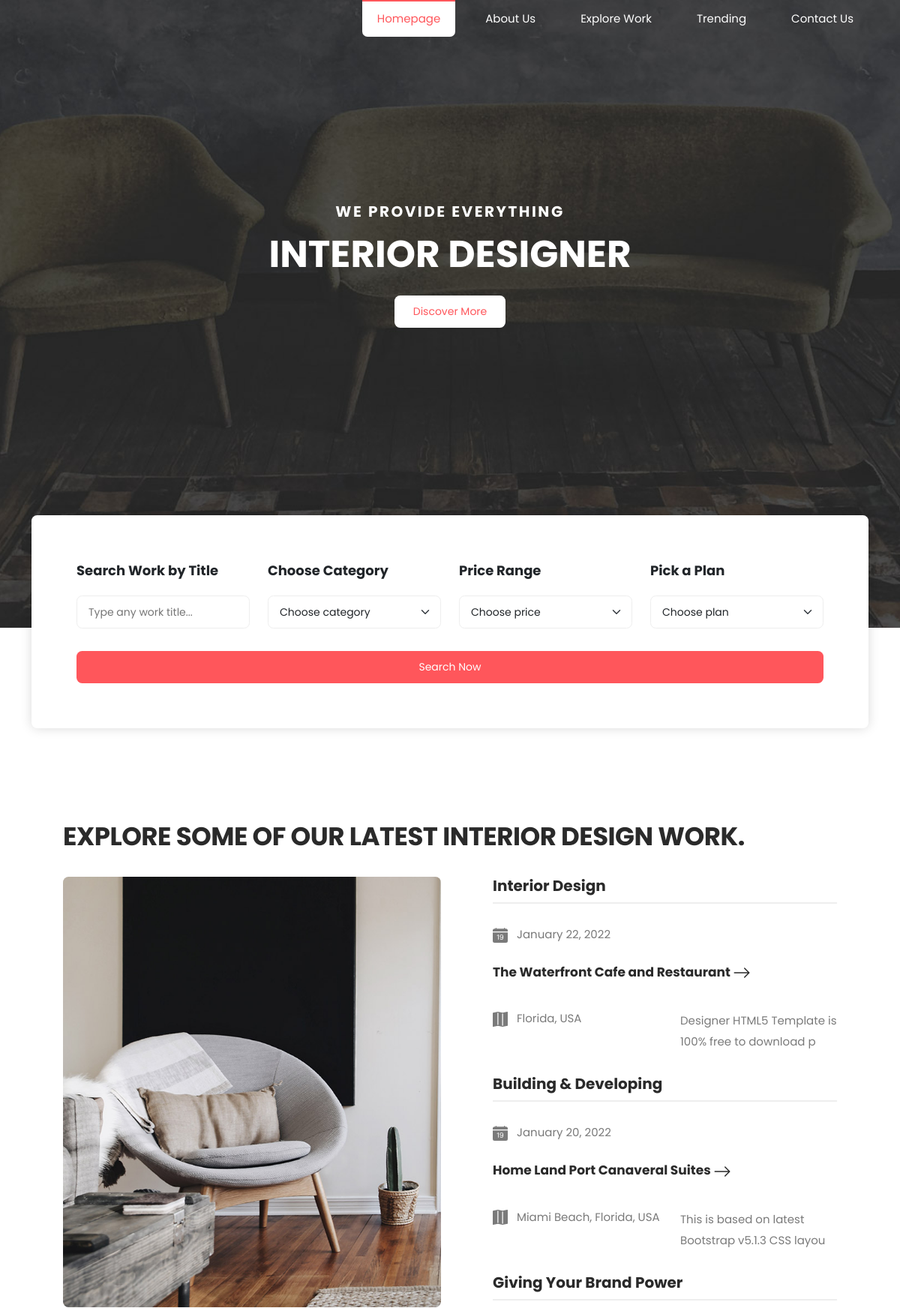
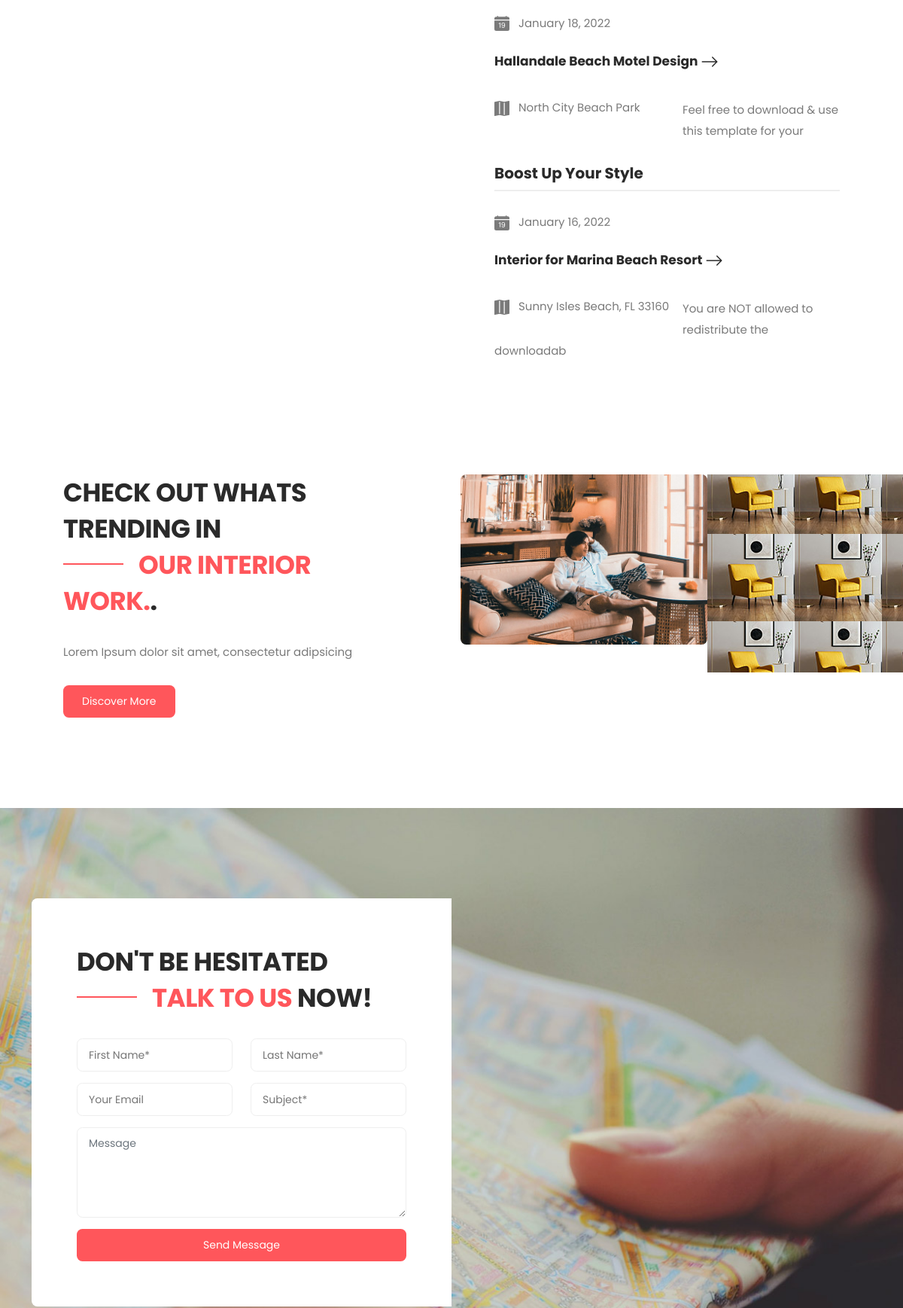
The page / (upper part) on the database its author committed (2 pictures, top to bottom).
### main/models.py (models this page shows, shortened)
class HomePage(models.Model):
    nameH2 = models.CharField('About page 1', max_length=50)
    nameH1 = models.CharField('About page 2', max_length=50)
    img = models.ImageField('Home page image', upload_to='media')
    class Meta:
        verbose_name = 'HomePage'
        verbose_name_plural = 'HomePages'

class ExploreSomeOfOurLatest_Left(models.Model):
    nameH2 = models.CharField('EXPLORE SOME OF OUR LATEST', max_length=50)
    img = models.ImageField('EXPLORE image', upload_to='media')
    class Meta:
        verbose_name = 'ExploreSomeOfOurLatest_Left'
        verbose_name_plural = 'ExploreSomeOfOurLatests_Left'

class ExploreSomeOfOurLatest(models.Model):
    nameH4 = models.CharField('FOR WHOT', max_length=50)
    date = models.CharField('EXPLORE UPDATE DAY', max_length=50)
    seeMore =  models.CharField('EXPLORE SEE MORE', max_length=50)
    country =  models.CharField('COUNTRY', max_length=50)
    aboutThis =  models.CharField('ABOUT EXPLORE', max_length=50)
    class Meta:
        verbose_name = 'ExploreSomeOfOurLatest'
        verbose_name_plural = 'ExploreSomeOfOurLatests'

class CheckOut(models.Model):
    nameH2 = models.CharField('Check Out 1', max_length=50)
    nameH2br = models.CharField('Check Out 2', max_length=50)
    aboutThis =  models.CharField('ABOUT Check Out', max_length=50)
    aboutImg = models.CharField('ABOUT Check Out Image', max_length=50)
    aboutImgSpan = models.CharField('ABOUT Check Out Image Span', max_length=50)
    img = models.ImageField('Check Out image', upload_to='media')
    class Meta:
        verbose_name = 'CheckOut'
        verbose_name_plural = 'CheckOuts'

### main/views.py (the view)
# urls.py: path('', HomePageListView.as_view(), name='index'),
class HomePageListView(ListView):
    template_name = 'index.html'
    def get(self, request):
        baseFooters = BaseFooter.objects.all()
        homePages = HomePage.objects.all()
        exploreSomeOfOurLatest_Left = ExploreSomeOfOurLatest_Left.objects.all()
        exploreSomeOfOurLatests = ExploreSomeOfOurLatest.objects.all()
        checkOut = CheckOut.objects.all()
        return render(request, self.template_name, {
            'baseFooters':baseFooters,
            'homePages':homePages,
            'exploreSomeOfOurLatest_Left':exploreSomeOfOurLatest_Left,
            'exploreSomeOfOurLatests':exploreSomeOfOurLatests,
            'checkOut':checkOut,
        })

### main/templates/index.html (shortened to what this page needs)
{% extends 'base.html' %}
{% load static %}
{% block css %}
     <link href="{% static 'css/bootstrap.min.css' %}" rel="stylesheet">
     <link rel="stylesheet" href="{% static 'css/fontawesome.css' %}">
     <link rel="stylesheet" href="{% static 'css/templatemo-572-designer.css' %}">
     <link rel="stylesheet" href="{% static 'css/owl.css' %}">
     <link rel="stylesheet" href="{% static 'css/animate.css' %}">
     <link rel="stylesheet"href="https://unpkg.com/swiper@7/swiper-bundle.min.css"/>
{% endblock %}
{% block menu %}
<header id="#top">
    <nav class="main-navigation navbar navbar-expand-lg navbar-light">
        <div class="container">
          <div class="collapse navbar-collapse" id="navbarNav">
            <ul class="navbar-nav">
              <li class="nav-item">
                <a class="nav-link active" href="{% url 'index' %}">Homepage</a>
              </li>
              <li class="nav-item">
                <a class="nav-link" href="{% url 'about' %}">About Us</a>
              </li>
              <li class="nav-item">
                <a class="nav-link" href="{% url 'explore' %}">Explore Work</a>
              </li>
              <li class="nav-item">
                <a class="nav-link" href="{% url 'trending' %}">Trending</a>
              </li>
              <li class="nav-item">
                <a class="nav-link" href="{% url 'contact' %}">Contact Us</a>
              </li>
            </ul>
          </div>
        </div>
    </nav>
</header>
{% endblock %}
{% block content %}
{% for i in homePages %}
<div class="main-banner change-name" style="background-image: url(../images/banner-bg.jpg);">
    <div class="container">
        <div class="row">
            <div class="col-lg-12">
                <div class="header-text">
                    <h6>{{ i.nameH2 }}</h6>
                    <h2>{{ i.nameH1 }}</h2>
                    <div class="white-button">
                        <a href="#">Discover More</a>
                    </div>
                </div>
            </div>
        </div>
    </div>
</div>
{% endfor %}
<div class="search-form">
    <div class="container">
        <div class="row">
            <div class="col-lg-12">
                <form id="search-form" name="gs" method="submit" role="search" action="#">
                    <div class="row">
                        <div class="col-lg-3">
                            <fieldset>
                                <label for="searchTitle" class="form-label">Search Work by Title</label>
                                <input type="text" name="searchTitle" class="searchText" placeholder="Type any work title..." autocomplete="on" required>
                            </fieldset>
                        </div>
                        <div class="col-lg-3">
                            <fieldset>
                                <label for="chooseCategory" class="form-label">Choose Category</label>
                                <select name="Category" class="form-select" aria-label="Default select example" id="chooseCategory" onChange="this.form.click()">
                                    <option selected>Choose category</option>
                                </select>
                            </fieldset>
                        </div>
                        <div class="col-lg-3">
                            <fieldset>
                                <label for="chooseprice" class="form-label">Price Range</label>
                                <select name="Price" class="form-select" aria-label="Default select example" id="chooseCategory" onChange="this.form.click()">
                                    <option selected>Choose price</option>
                                </select>
                            </fieldset>
                        </div>
                        <div class="col-lg-3">
                            <fieldset>
                                <label for="chooseplan" class="form-label">Pick a Plan</label>
                                <select name="Plan" class="form-select" aria-label="Default select example" id="chooseCategory" onChange="this.form.click()">
                                    <option selected>Choose plan</option>
                                </select>
                            </fieldset>
                        </div>
                        <div class="col-lg-12">
                            <fieldset>
                                <button class="main-button">Search Now</button>
                            </fieldset>
                        </div>
                    </div>
                </form>
            </div>
        </div>
    </div>
</div>
<section class="explore-work" id="explore">
    <div class="container expanded">
        <div class="row">
        {% for i in exploreSomeOfOurLatest_Left %}
            <div class="col-lg-12">
                <div class="section-heading">
                    <h2>{{ i.nameH2 }}</h2>
                </div>
            </div>
            <div class="col-lg-6">
                <div class="left-image">
                    <img src="{{ i.img.url }}" alt="Interior Design Work">
                </div>
            </div>
        {% endfor %}
            <div class="col-lg-6">
                {% for i in exploreSomeOfOurLatests %}
                <div class="right-content">
                    <ul>
                        <li>
                            <h4>{{ i.nameH4 }}</h4>
                            <ul class="info">
                                <li>
                                    <span class="float-start">
                                        {{ i.date }}
                                    </span>
                                    <h6>
                                        <a href="{% url 'explore' %}">
                                            {{ i.seeMore }}
                                            <svg xmlns="http://www.w3.org/2000/svg" width="24" height="24" fill="currentColor" class="bi bi-arrow-right" viewBox="0 0 16 16">
                                                <path fill-rule="evenodd" d="M1 8a.5.5 0 0 1 .5-.5h11.793l-3.147-3.146a.5.5 0 0 1 .708-.708l4 4a.5.5 0 0 1 0 .708l-4 4a.5.5 0 0 1-.708-.708L13.293 8.5H1.5A.5.5 0 0 1 1 8z"/>
                                            </svg>
                                        </a>
                                    </h6>
                                </li>
                                <li>
                                    <span class="float-start">
                                        {{ i.country }}
                                    </span>
                                    <em>{{ i.aboutThis }}</em>
                                </li>
                            </ul>
                        </li>
                    </ul>
                </div>
                {% endfor %}
            </div>
        </div>
    </div>
</section>
<section class="whats-trending">
    {% for j in checkOut%}
    <div class="container expanded">
        <div class="row">
            <div class="col-lg-6 align-self-center">
                <div class="section-heading">
                    <h2>{{ j.nameH2 }}<br><em>{{j.nameH2br }}</em>.</h2>
                </div>
                <div class="left-content">
                    <p>{{ j.aboutThis }}</p>
                    <div class="primary-button">
                        <a href="#">Discover More</a>
                    </div>
                </div>
            </div>
            <div class="col-lg-4">
                <div class="right-image">
                    <div class="thumb">
                        <img src="{{ j.img.url }}" alt="">
                    </div>
                </div>
            </div>
        </div>
    </div>
    {% endfor %}
</section>
<section class="contact-us" id="contact">
    <div class="container">
        <div class="row">
            <div class="col-lg-6 left-form">
                <form id="contact" action="" method="post">
                    <div class="row">
                        <div class="col-lg-12">
                            <div class="section-heading">
                                <h2>Don't be Hesitated<br><em>Talk to us</em> now!</h2>
                            </div>
                        </div>
                        <div class="col-lg-6">
                            <input name="name" type="text" id="name" placeholder="First Name*" required="">
                        </div>
                        <div class="col-lg-6">
                            <input name="last-name" type="text" id="last-name" placeholder="Last Name*" required="">
                        </div>
                        <div class="col-lg-6">
                            <input name="email" type="text" id="email" pattern="[^ @]*@[^ @]*" placeholder="Your Email" required="">
                        </div>
                        <div class="col-lg-6">
                            <input name="subject" type="text" id="subject" placeholder="Subject*" required="">
                        </div>
                        <div class="col-lg-12">
                            <textarea name="message" type="text" class="form-control" id="message" placeholder="Message" required=""></textarea>
                        </div>
                        <div class="col-lg-12">
                            <button type="submit" id="form-submit" class="main-button ">Send Message</button>
                        </div>
                    </div>
                </form>
            </div>
            <div class="col-lg-6 right-map">
                <div id="map">
                    <iframe src="https://www.google.com/maps/embed?pb=!1m18!1m12!1m3!1d12469.776493332698!2d-80.14036379941481!3d25.907788681148624!2m3!1f357.26927939317244!2f20.870722720054623!3f0!3m2!1i1024!2i768!4f35!3m3!1m2!1s0x88d9add4b4ac788f%3A0xe77469d09480fcdb!2sSunny%20Isles%20Beach!5e1!3m2!1sen!2sth!4v1642869952544!5m2!1sen!2sth" width="100%" height="542px" frameborder="0" style="border:0" allowfullscreen=""></iframe>
                </div>
            </div>
        </div>
    </div>
</section>
{% endblock %}

### rows shown on the page
HomePage: nameH2 "WE PROVIDE EVERYTHING", nameH1 "INTERIOR DESIGNER"
ExploreSomeOfOurLatest_Left: nameH2 "EXPLORE SOME OF OUR LATEST INTERIOR DESIGN WORK.", img (picture)
ExploreSomeOfOurLatest: nameH4 "Interior Design", date "January 22, 2022", seeMore "The Waterfront Cafe and Restaurant", country "Florida, USA", aboutThis "Designer HTML5 Template is 100% free to download p"
ExploreSomeOfOurLatest: nameH4 "Building & Developing", date "January 20, 2022", seeMore "Home Land Port Canaveral Suites", country "Miami Beach, Florida, USA", aboutThis "This is based on latest Bootstrap v5.1.3 CSS layou"
ExploreSomeOfOurLatest: nameH4 "Giving Your Brand Power", date "January 18, 2022", seeMore "Hallandale Beach Motel Design", country "North City Beach Park", aboutThis "Feel free to download & use this template for your"
ExploreSomeOfOurLatest: nameH4 "Boost Up Your Style", date "January 16, 2022", seeMore "Interior for Marina Beach Resort", country "Sunny Isles Beach, FL 33160", aboutThis "You are NOT allowed to redistribute the downloadab"
CheckOut: nameH2 "CHECK OUT WHATS TRENDING IN", nameH2br "OUR INTERIOR WORK.", aboutThis "Lorem Ipsum dolor sit amet, consectetur adipsicing", img (picture)
